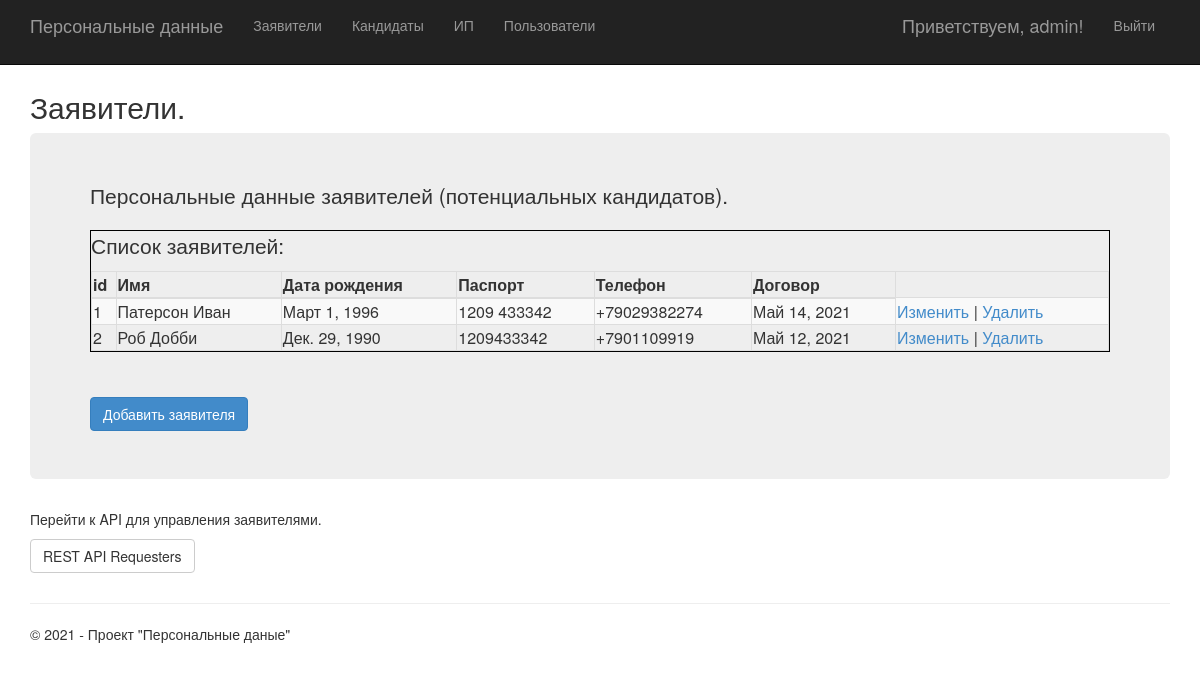
Page /requesters/ (signed in) on the committed database.
### app/models.py (models this page shows)
class RequesterData(models.Model):
    id = models.IntegerField(primary_key = True)
    name = models.CharField(max_length=120)
    birth_date = models.DateField()
    passport_no = models.CharField(max_length=10, validators=[MinLengthValidator(10)])
    phone_no = models.CharField(max_length=11, validators=[MinLengthValidator(11)])
    check_date = models.DateField()

### app/views.py (the view)
# urls.py: path('requesters/', views.requesters, name='requesters'),
def requesters(request):
    requesters = RequesterData.objects.all()
    return render(
        request,
        'app/requesters.html',
        {
            'requesters':requesters,
            'title':'Заявители',
            'is_avaliable': request.user.is_authenticated and request.user.has_perm('app.view_requesterdata'),
            'year':datetime.now().year,
        }
    )

### app/templates/app/requesters.html
﻿{% extends "app/layout.html" %}
{% block content %}
<h2>{{ title }}.</h2>
    {% if is_avaliable %}
        <div class="jumbotron">
            <p class="lead">Персональные данные заявителей (потенциальных кандидатов).</p>
            {% if requesters.count > 0 %}
            <div class="table-responsive" style="border:1px solid black">
                <p>Список заявителей:</p>
                <table id="bootstrapdatatable" class="table-responsive table-striped table-bordered" width="100%">
                    <thead>
                    <th>id</th>
                    <th>Имя</th>
                    <th>Дата рождения</th>
                    <th>Паспорт</th>
                    <th>Телефон</th>
                    <th>Договор</th>
                    </thead>
                    <tbody>
                        {% for requester in requesters %}
                        <tr>
                            <td>{{requester.id}}</td>
                            <td>{{requester.name}}</td>
                            <td>{{requester.birth_date}}</td>
                            <td>{{requester.passport_no}}</td>
                            <td>{{requester.phone_no}}</td>
                            <td>{{requester.check_date}}</td>
                            <td><a href="item_edit/{{requester.id}}">Изменить</a> | <a href="item_delete/{{requester.id}}">Удалить</a></td>
                        </tr>
                        {% endfor %}
                    </tbody>
                </table>
            </div>
            {% else %}
            <div>
                <br/>
                <p class="lead">Список пока пуст.</p>
            </div>
            {% endif %}
            <br />
            <div>
                <a href="item_create/" class="btn btn-primary btn-large">Добавить заявителя</a>
            </div>
        </div>
        <div class="row">
            <div class="col-md-4">
                <p>
                   Перейти к API для управления заявителями.
                </p>
                <p><a class="btn btn-default" href="{% url 'requesters_api' %}">REST API Requesters</a></p>
            </div>
        </div>
    {% else %}
        <div>
            <br/>
            <p class="lead">У вас нет прав на просмотр данной страницы.</p>
        </div>
    {% endif %}
{% endblock %}

### app/templates/app/loginpartial.html (shortened to what this page needs)
﻿{% if user.is_authenticated %}
<form id="logoutForm" action="/logout/" method="post" class="navbar-right">
    <ul class="nav navbar-nav navbar-right">
        <li><span class="navbar-brand">Приветствуем, {{ user.username }}!</span></li>
        <li><a href="javascript:document.getElementById('logoutForm').submit()">Выйти</a></li>
    </ul>
</form>
{% else %}
<ul class="nav navbar-nav navbar-right">
    <li><a href="{% url 'login' %}">Войти</a></li>
</ul>
{% endif %}

### app/static/app/content/site.css (style rules this page uses)
body { padding-top: 50px; padding-bottom: 20px; }

### rows in the picture
RequesterData: id "1", name "Патерсон Иван", birth_date "Март 1, 1996", passport_no "1209 433342", phone_no "+79029382274", check_date "Май 14, 2021"
RequesterData: id "2", name "Роб Добби", birth_date "Дек. 29, 1990", passport_no "1209433342", phone_no "+7901109919", check_date "Май 12, 2021"

### other values in the picture
{{ user.username }} "admin"
{{ title }} "Заявители"
